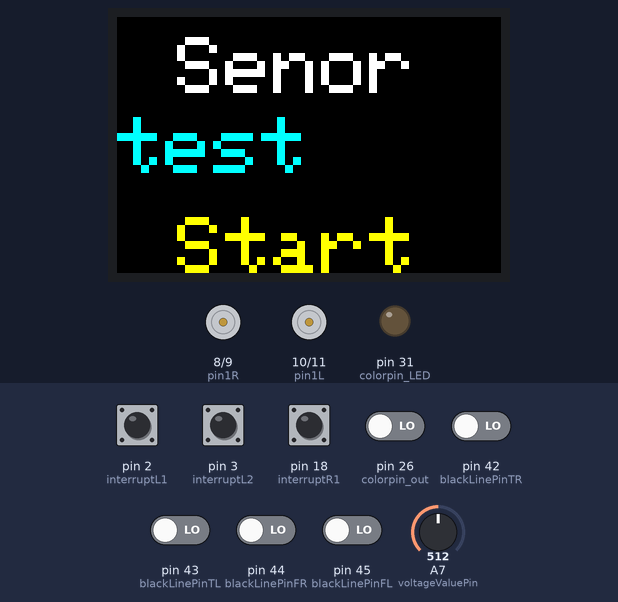
This sketch was run on a simulated Arduino Mega 2560, built with avr-gcc and run on an emulated ATmega2560. Parts: 96×64 colour display, motor-driver pin pairs drawn as motors (green arrow = first pin HIGH = forward, orange = second pin HIGH = backward, longer = more drive), output pins drawn as LEDs (lit = HIGH). The inputs (shaded band) are chosen by the test bench; at power-on: pin 2 (interruptL1), pin 3 (interruptL2), pin 18 (interruptR1) HIGH, pin 26 (colorpin_out), pin 42 (blackLinePinTR), pin 43 (blackLinePinTL), pin 44 (blackLinePinFR), pin 45 (blackLinePinFL) LOW, A7 (voltageValuePin) = 512. Pins used as bus, display or sensor lines are not drawn; what the sketch prints to the serial monitor is not drawn.

Above: at 0.2 s.
4.9 s: pin 42 (blackLinePinTR) driven HIGH
At 5.2 s:
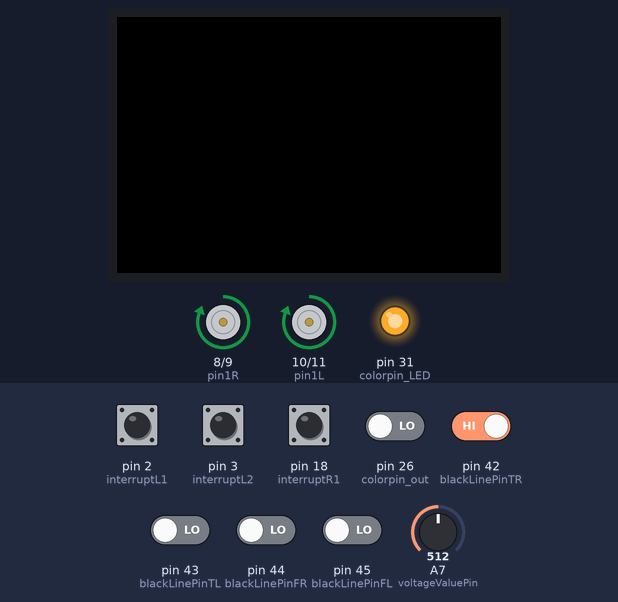
6.4 s: pin 2 (interruptL1) pulled LOW for 0.15 s
At 7.3 s:
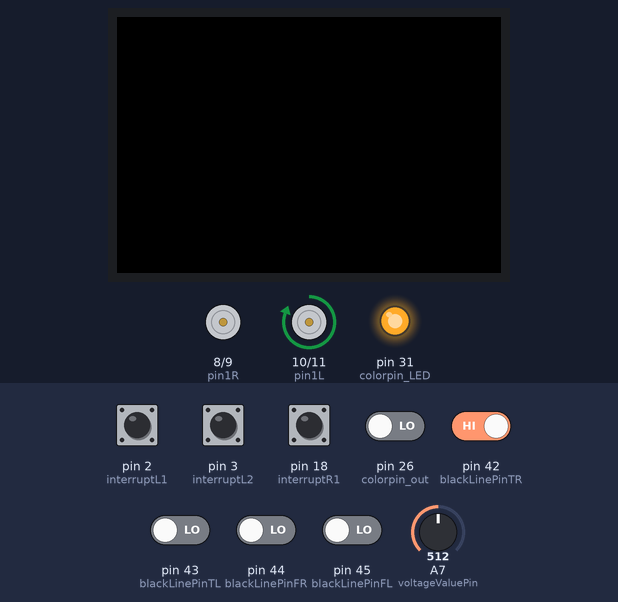
8.0 s: A7 (voltageValuePin) set to 424
11.0 s: A7 (voltageValuePin) set to 401
14.0 s: pin 44 (blackLinePinFR) driven HIGH
At 14.3 s:
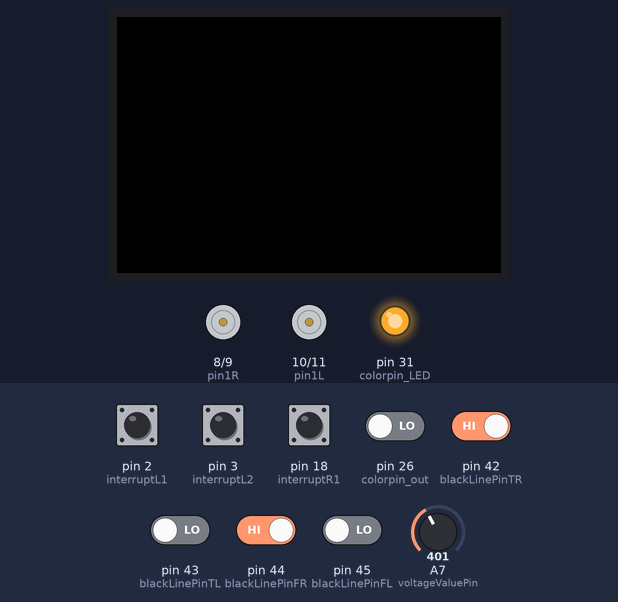
Timing chart, 0 to 19.9 s (numbered marks = the images above; inputs shaded):
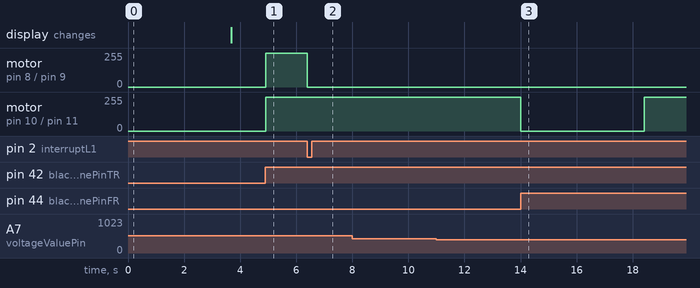

Measured:
- after the input at 4.9 s, motor on pin 8 (pin1R) / pin 9 (pin2R), motor on pin 10 (pin1L) / pin 11 (pin2L): stopped → forward 255/255 at once
- after the input at 6.4 s, motor on pin 8 (pin1R) / pin 9 (pin2R): forward 255/255 → stopped at once
- after the input at 8.0 s, every drawn part: stays the same
- after the input at 11.0 s, every drawn part: stays the same
- after the input at 14.0 s, motor on pin 10 (pin1L) / pin 11 (pin2L): forward 255/255 → stopped at once, → forward 255/255 4.4 s later

The sketch:

FinalDemo_v1.ino
```cpp
#include <Wire.h>
//Mega2560 pin 20 (SDA), pin 21 (SCL)
//SPI pin
// MOSI 51
//MISO 50
//SCK 52
//SS 53
#include "TimerOne.h"
#include <Adafruit_SSD1331.h>
///////////////////////////////////////////////////////
//OLED
int sclk = 52; //brown--- connect this to the display module CLK pin (Serial Clock)
int mosi = 51; //orange--- connect this to the display module DIN pin (Serial Data)
int rst  = 49; //yellow--- connect this to the display module RES pin (Reset)
int dc   = 50; //green--- connect this to the display module D/C  pin (Data or Command)
int cs   = 48; //blue--- connect this to the display module CS  pin (Chip Select)
// Color definitions

#define  BLACK           0x0000
#define BLUE            0x0006
#define RED             0xF800
#define GREEN           0x07E0
#define CYAN            0x07FF
#define MAGENTA         0xF81F
#define YELLOW          0xFFE0
#define WHITE           0xFFFF
#define BACKGROUND      0x0000
Adafruit_SSD1331 display = Adafruit_SSD1331(cs, dc, mosi, sclk, rst);

//Color sensor
#define colorpin_out 26 //brown
#define colorpin_s2 27 //orange
#define colorpin_s3 28 //yellow
#define colorpin_s1 29 // purple
#define colorpin_s0 30 //blue
#define colorpin_LED 31 //LED
int colorValueC = 0;
int colorValueR = 0;
int colorValueG = 0;
int colorValueB = 0;
int colorCnt = 0;
int colorCheckCntR = 0; //check several times before detection
int colorCheckCntG = 0;
int colorCheckCntB = 0;
int colorCheckCnt = 1;
int detectR = 0;
int detectG = 0;
int turn_cooldown = 0;

///////////////////////////////////////////////////////
//Black Line
//see black tape is 1, LED off
//see white is 0, LED on
#define blackLinePinTR 42         //Top Right
#define blackLinePinTL 43         //Top Left
#define blackLinePinFR 44         //Far Right (near the wheel)
#define blackLinePinFL 45         //Far Left (near the wheel)

bool blackLineTR = 0; //top right
bool blackLineTL = 0; // top left
bool blackLineFR = 0; //far right
bool blackLineFL = 0; //far left

///////////////////////////////////////////////////////

///////////////////////////////////////////////////////
//Power detection
#define voltageValuePin A7
float  voltageValue = 0;
///////////////////////////////////////////////////////

///////////////////////////////////////////////////////
//Ultra Sonic
#define trigPin 13
#define echoPin 12

unsigned long UltraSonicStartTime = 0;
int UltraSonicDone = 1;
int    duration;
float  distance;
///////////////////////////////////////////////////////

///////////////////////////////////////////////////////
//interrupt pin
int interruptL1 = 2;
int interruptL2 = 3;

int interruptR1 = 18;
int interruptR2 = 19;
///////////////////////////////////////////////////////

//////////////////////////////////////////////////////
//motor driver LM298 control pin
int pin1R = 8;
int pin2R = 9;
int pin1L = 10;
int pin2L = 11;
//////////////////////////////////////////////////////

//////////////////////////////////////////////////////
// encoder parameter
//encoderValue
long encoderValueR = 0;
long encoderValueL = 0;

//Reset encoderValue
int encoderValueR_Reset = 0;
int encoderValueL_Reset = 0;

//encoderValue Diff
long encoderValueR_Diff = 0;
long encoderValueL_Diff = 0;
//////////////////////////////////////////////////////

int forwardStart = 0;
int rightStart = 0;
int leftStart = 0;
int targetValue = 0;

////////////////////////////////////////////
//For black line
int prev_blackLineFR = 0;
int rising_blackLineFR = 0;
int prev_blackLineFL = 0;
int rising_blackLineFL = 0;
int rising_blackLineFR_level = 0;
int rising_blackLineFL_level = 0;
int state = 0; //L = -1, forward = 0, R = 1
////////////////////////////////////////////

////////////////////////////////////////////
//For coordinate
int x = 0;
int y = 0;
int rotation = 0;
////////////////////////////////////////////

void setup()
{
  ///////////////////////////
  //OLED
  display.begin();
  display.fillScreen(BLACK);
  tftPrintTest();
  delay(2000);
  display.fillScreen(BACKGROUND);
  display.setCursor(0, 0);
  ///////////////////////////
  //Serial Setup
  Serial.begin(115200);
  /////////////////////////////////////////
  //Color sensor setup
  pinMode(colorpin_LED, OUTPUT);
  pinMode(colorpin_out, INPUT);
  pinMode(colorpin_s0, OUTPUT);
  pinMode(colorpin_s1, OUTPUT);
  pinMode(colorpin_s2, OUTPUT);
  pinMode(colorpin_s3, OUTPUT);
  // turn on LED
  digitalWrite(colorpin_LED, 1);
  //100% freq
  digitalWrite(colorpin_s0, 1);
  digitalWrite(colorpin_s1, 1);
  //detect red
  digitalWrite(colorpin_s2, 1);
  digitalWrite(colorpin_s3, 0);
  /////////////////////////////////////////

  /////////////////////////////////////////
  //Black Line sensor
  pinMode(blackLinePinTR, INPUT);
  pinMode(blackLinePinTL, INPUT);
  pinMode(blackLinePinFR, INPUT);
  pinMode(blackLinePinFL, INPUT);
  /////////////////////////////////////////


  /////////////////////////////////////////
  //Ultra Sonic sensor
  pinMode(trigPin, OUTPUT);
  pinMode(echoPin, INPUT);
  /////////////////////////////////////////

  /////////////////////////////////////////
  //Motor
  pinMode(pin1L, OUTPUT);
  pinMode(pin2L, OUTPUT);
  pinMode(pin1R, OUTPUT);
  pinMode(pin2R, OUTPUT);
  /////////////////////////////////////////

  /////////////////////////////////////////
  //Encoder
  //https://www.arduino.cc/reference/en/language/functions/external-interrupts/attachinterrupt/
  pinMode(interruptL1, INPUT_PULLUP);
  pinMode(interruptL2, INPUT_PULLUP);
  pinMode(interruptR1, INPUT_PULLUP);
  pinMode(interruptR2, INPUT_PULLUP);
  //setup interrupt
  attachInterrupt(digitalPinToInterrupt(interruptL1), countL, FALLING);
  attachInterrupt(digitalPinToInterrupt(interruptR1), countR, FALLING);
  /////////////////////////////////////////
}

void loop() {
  InputCapture();
  MotorControl();
  Serial.print("|TR = ");
  Serial.print(blackLineTR);
  Serial.print("|TL = ");
  Serial.print(blackLineTL);
  Serial.print("|FR = ");
  Serial.print(blackLineFR);
  Serial.print("|FL = ");
  Serial.print(blackLineFL);
  Serial.print("|voltage = ");
  Serial.print(voltageValue);
  Serial.print("|ultra = ");
  Serial.print(distance);
  Serial.print(" encoderValueL= ");
  Serial.print(encoderValueL);
  Serial.print(" encoderValueR= ");
  Serial.print(encoderValueR);
  Serial.println("");

}

void MotorControl(){
  // Checking if it is on the intersection, turning condition should be prioritized.
  // May have bug since both FR and FL may still detect blacklines after a 90 degree turn and may turn again.
  // if have bug, use blackline parameters instead
  if (rising_blackLineFL_level == 1 || rising_blackLineFR_level == 1){  // moving in the intersection , use || or && ???
    stopCar();          // When at intersections, it should stop immediately.
    ColorInput();       // Check color when the car is stopped.
    ColorCheck();
    if (detectR == 1){  // if red is detected -> turn right 90 degree
      turnLeft90();
    }
    if (detectG == 1){  // if green is detected -> turn left 90 degree
      turnRight90();
    }
  }
  if (blackLineTR || blackLineTL){
    forward_stline();
  }
}

/////////////////////////////////////////////////////////////////////////////////////
///Motor related functions
void turnLeft90(){
  targetValue = 30;
  encoderValueL = 0;
  encoderValueR = 0;
  for (int i = 0; i < targetValue; i++){
    turnCarOnsiteL();
  }
  stopCar();
}

void turnRight90(){
  targetValue = 30;
  encoderValueL = 0;
  encoderValueR = 0;
  for (int i = 0; i < targetValue; i++){
    turnCarOnsiteR();
  }
  stopCar();
}

void forward_stline() {
  //forward 100 click
  if (forwardStart == 0) {
    stopCar();
    targetValue = 100;
    encoderValueL = 0;
    encoderValueR = 0;
    forwardStart = 1;
  }
  if (encoderValueL > targetValue or encoderValueR > targetValue) {
    stopCar();
    forwardStart = 0;
  }
  else {
    if (encoderValueL > encoderValueR) {
      turnCarL();
    }
    else if (encoderValueR > encoderValueL) {
      turnCarR();
    }
    else {
      forwardCar();
    }
  }
}
///////////////////////////////////////////////////////////////////

void coordinate(){

}

void oledDisplay(){

}


///////////////////////////////////////////////////////////////////
void blackLineState(){
  // this part maybe useful for coordinate
  if (blackLineFL){
    rising_blackLineFL = 1; // 1 = back
  }
  else{
    rising_blackLineFL = 0; // 0 = white
  }
  if (blackLineFR){
    rising_blackLineFR = 1;
  }
  else{
    rising_blackLineFR = 0;
  }
  if (rising_blackLineFL == 1 && prev_blackLineFL == 0){   // from 0 to 1 -> from white to black
    rising_blackLineFL_level = 1; // left side moving in the blackline
  }
  else if (rising_blackLineFL == 0 && prev_blackLineFL == 1){  // from 1 to 0 -> from black to white
    rising_blackLineFL_level = -1; // left side moving out the blackline
  }
  if (rising_blackLineFR == 1 && prev_blackLineFR == 0){  // from 0 to 1 -> from white to black
    rising_blackLineFR_level = 1; // right side moving in the blackline
  }
  else if (rising_blackLineFR == 0 && prev_blackLineFR == 1){  // from 1 to 0 -> from black to white
    rising_blackLineFR_level = -1; // right side moving out the blackline
  }
  if (rising_blackLineFL == prev_blackLineFL){
    rising_blackLineFL_level = 0;
  }
  if (rising_blackLineFR == prev_blackLineFR){
    rising_blackLineFR_level = 0;
  }
  prev_blackLineFL = rising_blackLineFL;
  prev_blackLineFR = rising_blackLineFR;
}

//////////////////////////////////////////////////////
//Input routine
void InputCapture() {
  //black
  blackLineTR = digitalRead(blackLinePinTR);
  blackLineTL = digitalRead(blackLinePinTL);
  blackLineFR = digitalRead(blackLinePinFR);
  blackLineFL = digitalRead(blackLinePinFL);
  blackLineState();
  //Power Sensor
  voltageValue = analogRead(voltageValuePin);
  voltageValue = 25 * voltageValue / 1024;
}
//////////////////////////////////////////////////////

//////////////////////////////////////////////////////
//UltraSonic subroutine
void UltraSonic() {
  if (UltraSonicDone) {
    UltraSonicDone = 0;
    UltraSonicStartTime = millis();
    digitalWrite(trigPin, LOW);  // Added this line
  }
  if (millis() > UltraSonicStartTime + 2) {
    digitalWrite(trigPin, HIGH);
  }
  if (millis() > UltraSonicStartTime + 12) {
    digitalWrite(trigPin, LOW);
    //    duration = pulseIn(echoPin, HIGH, 3000); //set 3000ns as timout
    duration = pulseIn(echoPin, HIGH); //set 3000ns as timout
    distance = (duration / 2) / 29.1;
    UltraSonicDone = 1;
  }
}
////////////////////////////////////////////////////
void ColorInput() {
  //Set Clear filter
  digitalWrite(colorpin_s2, 1);
  digitalWrite(colorpin_s3, 0);
  delay(100);
  //read Clear value
  colorValueC = pulseIn(colorpin_out, LOW);

  //Set Red filter
  digitalWrite(colorpin_s2, 0);
  digitalWrite(colorpin_s3, 0);
  delay(100);
  //read Red value
  colorValueR = pulseIn(colorpin_out, LOW);

  //Set Blue filter
  digitalWrite(colorpin_s2, 0);
  digitalWrite(colorpin_s3, 1);
  delay(100);
  //read Blue value
  colorValueB = pulseIn(colorpin_out, LOW);

  //Set Green filter
  digitalWrite(colorpin_s2, 1);
  digitalWrite(colorpin_s3, 1);
  delay(100);
  //read Green value
  colorValueG = pulseIn(colorpin_out, LOW);

  Serial.print(" colorCRBG= ");
  Serial.print(colorValueC);
  Serial.print(" ");
  Serial.print(colorValueR);
  Serial.print(" ");
  Serial.print(colorValueB);
  Serial.print(" ");
  Serial.print(colorValueG);
  Serial.print(" ");
}
void ColorCheck() {
  //Check Green Color  value G small
  if ((2 <= colorValueC && colorValueC <= 9) &&
      (9 <= colorValueR && colorValueR <= 17) &&
      (8 <= colorValueB && colorValueB <= 15) &&
      (8 <= colorValueG && colorValueG <= 14)) {
    detectG = 1;
    Serial.println(" Green is detected. ");
  }
  //Check Red Color value R small
  else if ((3 <= colorValueC && colorValueC <= 13) &&
           (0 <= colorValueR && colorValueR <= 15) &&
           (3 <= colorValueB && colorValueB <= 18) &&
           (11 <= colorValueG && colorValueG <= 23)) {
    detectR = 1;
    Serial.println(" Red is detected. ");
  }
}
//////////////////////////////////////////
void tftPrintTest() {
  display.fillScreen(BLACK);
  display.setCursor(15, 5);
  display.setTextColor(WHITE);
  display.setTextSize(2);
  display.println("Senor");
  display.setCursor(0, 25);
  display.setTextColor(CYAN);
  display.setTextSize(2);
  display.println("test");
  display.setCursor(15, 50);
  display.setTextColor(YELLOW);
  display.setTextSize(2);
  display.println("Start");
  delay(1500);
  display.setTextColor(WHITE);
}

//////////////////////////////////////////////////////
//Interrupt subroutine
void countL() {
  if (digitalRead(interruptL2)) {
    encoderValueL--;
  }
  else {
    encoderValueL++;
  }
}
void countR() {
  if (digitalRead(interruptR2)) {
    encoderValueR++;
  }
  else {
    encoderValueR--;
  }
}
//////////////////////////////////////////////////////

//////////////////////////////////////////////////////
// Motor subrountine
void turnCarL() {
  digitalWrite(pin1R, 1);
  digitalWrite(pin2R, 0);
  digitalWrite(pin1L, 0);
  digitalWrite(pin2L, 0);
}
void turnCarR() {
  digitalWrite(pin1R, 0);
  digitalWrite(pin2R, 0);
  digitalWrite(pin1L, 1);
  digitalWrite(pin2L, 0);
}
void turnCarOnsiteL() {
  digitalWrite(pin1R, 1);
  digitalWrite(pin2R, 0);
  digitalWrite(pin1L, 0);
  digitalWrite(pin2L, 1);
}
void turnCarOnsiteR() {
  digitalWrite(pin1R, 0);
  digitalWrite(pin2R, 1);
  digitalWrite(pin1L, 1);
  digitalWrite(pin2L, 0);
}
void forwardCar() {
  digitalWrite(pin1R, 1);
  digitalWrite(pin2R, 0);
  digitalWrite(pin1L, 1);
  digitalWrite(pin2L, 0);
}
void backwardCar() {
  digitalWrite(pin1R, 0);
  digitalWrite(pin2R, 1);
  digitalWrite(pin1L, 0);
  digitalWrite(pin2L, 1);
}
void stopCar() {
  digitalWrite(pin1R, 0);
  digitalWrite(pin2R, 0);
  digitalWrite(pin1L, 0);
  digitalWrite(pin2L, 0);
}
void forwardRightWheel() {
  digitalWrite(pin1R, 1);
  digitalWrite(pin2R, 0);
}
void forwardLeftWheel() {
  digitalWrite(pin1L, 1);
  digitalWrite(pin2L, 0);
}
void backwardRightWheel() {
  digitalWrite(pin1R, 0);
  digitalWrite(pin2R, 1);
}
void backwardLeftWheel() {
  digitalWrite(pin1L, 0);
  digitalWrite(pin2L, 1);
}
void stopRightWheel() {
  digitalWrite(pin1R, 0);
  digitalWrite(pin2R, 0);
}
void stopLeftWheel() {
  digitalWrite(pin1L, 0);
  digitalWrite(pin2L, 0);
}
//////////////////////////////////////////////////////
```
